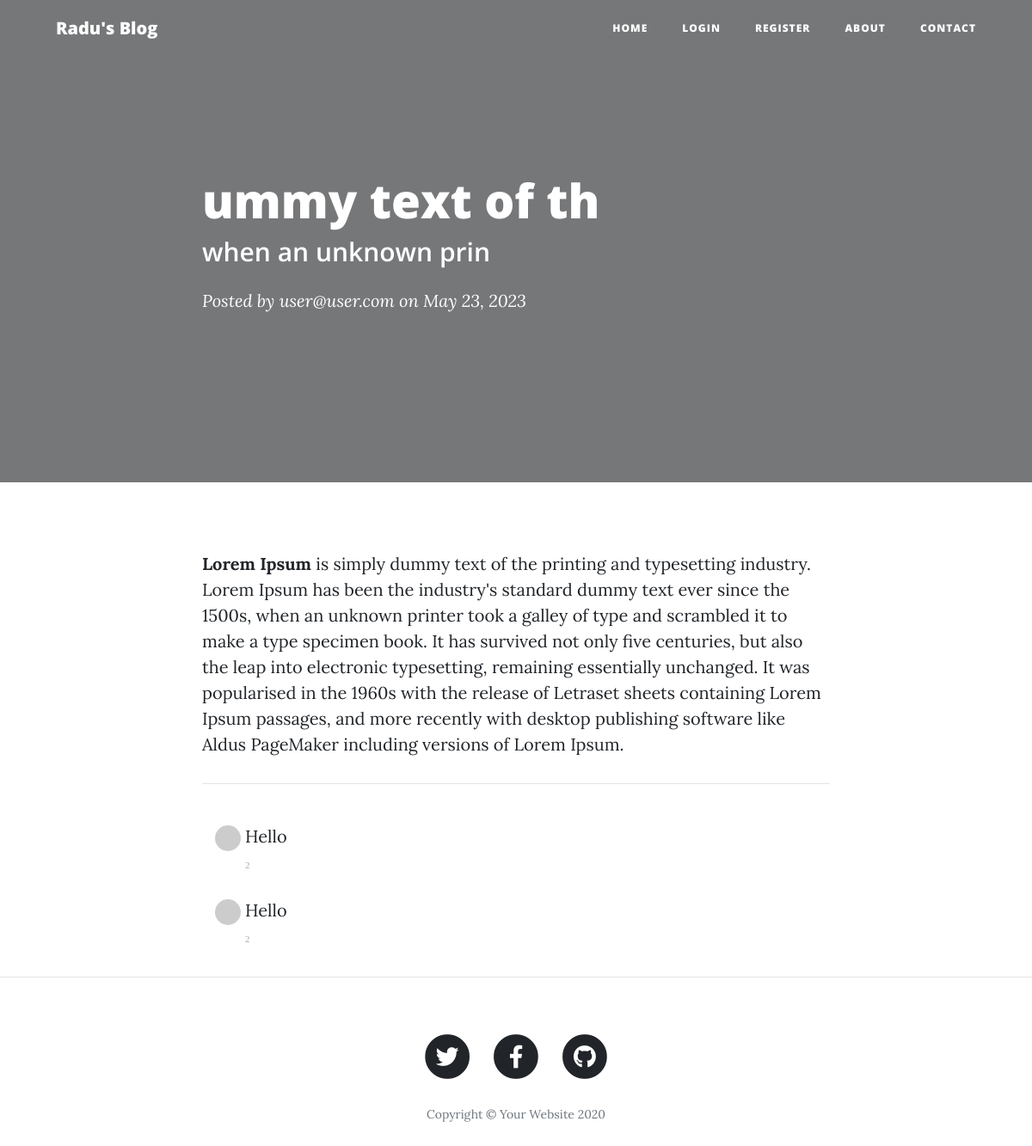
/post/1, run on the app's committed database.
### main.py (models this page shows)
class BlogPost(db.Model):
    __tablename__ = "blog_posts"
    id          = db.Column(db.Integer, primary_key=True)
    title       = db.Column(db.String(250), unique=True, nullable=False)
    subtitle    = db.Column(db.String(250), nullable=False)
    date        = db.Column(db.String(250), nullable=False)
    body        = db.Column(db.Text, nullable=False)
    img_url     = db.Column(db.String(250), nullable=False)
    author_id   = db.Column(db.Integer, db.ForeignKey("users.id"))
    author      = db.relationship("User", back_populates="posts")
    comments    = db.relationship("Comment", back_populates="parent_post")

class User(db.Model, UserMixin):
    __tablename__ = "users"
    id          = db.Column(db.Integer, primary_key=True)
    email       = db.Column(db.String(250), unique=True, nullable=False)
    password    = db.Column(db.String(250), nullable=False)
    posts       = db.relationship("BlogPost", back_populates="author")
    comments    = db.relationship("Comment", back_populates="comment_author")

class Comment(db.Model):
    __tablename__ = "comments"
    id              = db.Column(db.Integer, primary_key=True)
    text            = db.Column(db.Text, nullable=False)
    author_id       = db.Column(db.Integer, db.ForeignKey("users.id"))
    comment_author  = db.relationship("User", back_populates="comments")
    post_id         = db.Column(db.Integer, ForeignKey("blog_posts.id"))
    parent_post     = db.relationship("BlogPost", back_populates="comments")

### main.py (the view, shortened to what this page needs)
@app.route("/post/<int:post_id>", methods=["GET", "POST"])
def show_post(post_id):
    form = CommentForm()
    requested_post = BlogPost.query.get(post_id)
    comments = Comment.query.all()
    return render_template("post.html", post=requested_post, form=form, comments=comments)

### templates/post.html (shortened to what this page needs)
{% include "header.html" %}
{% import "bootstrap/wtf.html" as wtf %}
  <header class="masthead" style="background-image: url('{{post.img_url}}')">
    <div class="overlay"></div>
    <div class="container">
      <div class="row">
        <div class="col-lg-8 col-md-10 mx-auto">
          <div class="post-heading">
            <h1>{{post.title}}</h1>
            <h2 class="subheading">{{post.subtitle}}</h2>
            <span class="meta">Posted by
              <a href="#">{{post.author.email}}</a>
              on {{post.date}}</span>
          </div>
        </div>
      </div>
    </div>
  </header>
  <article>
    <div class="container">
      <div class="row">
        <div class="col-lg-8 col-md-10 mx-auto">
            {{ post.body|safe }}
          <hr>
          <div class="col-lg-12 col-md-10 mx-auto comment">
            {% for comment in comments %}
              <ul class="commentList">
                <li>
                    <div class="commenterImage">
                      <img src="https://picsum.photos/40/40"/>
                    </div>
                    <div class="commentText">
                      <p>{{ comment.text|safe}}</p>
                      <span class="date sub-text">{{ comment.author_id }}</span>
                    </div>
                </li>
              </ul>
            {% endfor %}
            </div>
          </div>
      </div>
    </div>
  </article>
  <hr>
{% include "footer.html" %}

### templates/header.html (shortened to what this page needs)
<!DOCTYPE html>
<html lang="en">
<head>
  <link href="{{ url_for('static', filename='vendor/bootstrap/css/bootstrap.min.css') }}" rel="stylesheet">
  <link href="{{ url_for('static', filename='vendor/fontawesome-free/css/all.min.css')}}" rel="stylesheet" type="text/css">
  <link href="{{ url_for('static', filename='css/clean-blog.min.css')}}" rel="stylesheet">
</head>
<body>
  <nav class="navbar navbar-expand-lg navbar-light fixed-top" id="mainNav">
    <div class="container">
      <a class="navbar-brand" href="{{url_for('get_all_posts')}}">Radu's Blog</a>
      <div class="collapse navbar-collapse" id="navbarResponsive">
        <ul class="navbar-nav ml-auto">
          <li class="nav-item">
            <a class="nav-link" href="{{ url_for('get_all_posts') }}">Home</a>
          </li>
        {% if not current_user.is_authenticated %}
          <li class="nav-item">
            <a class="nav-link" href="{{ url_for('login') }}">Login</a>
          </li>
          <li class="nav-item">
            <a class="nav-link" href="{{ url_for('register') }}">Register</a>
          </li>
        {% endif %}
          <li class="nav-item">
            <a class="nav-link" href="{{ url_for('about') }}">About</a>
          </li>
          <li class="nav-item">
            <a class="nav-link" href="{{ url_for('contact') }}">Contact</a>
          </li>
        </ul>
      </div>
    </div>
  </nav>

### templates/footer.html (shortened to what this page needs)
  <footer>
    <div class="container">
      <div class="row">
        <div class="col-lg-8 col-md-10 mx-auto">
          <ul class="list-inline text-center">
            <li class="list-inline-item">
              <a href="#">
                <span class="fa-stack fa-lg">
                  <i class="fas fa-circle fa-stack-2x"></i>
                  <i class="fab fa-twitter fa-stack-1x fa-inverse"></i>
                </span>
              </a>
            </li>
            <li class="list-inline-item">
              <a href="#">
                <span class="fa-stack fa-lg">
                  <i class="fas fa-circle fa-stack-2x"></i>
                  <i class="fab fa-facebook-f fa-stack-1x fa-inverse"></i>
                </span>
              </a>
            </li>
            <li class="list-inline-item">
              <a href="#">
                <span class="fa-stack fa-lg">
                  <i class="fas fa-circle fa-stack-2x"></i>
                  <i class="fab fa-github fa-stack-1x fa-inverse"></i>
                </span>
              </a>
            </li>
          </ul>
          <p class="copyright text-muted">Copyright &copy; Your Website 2020</p>
        </div>
      </div>
    </div>
  </footer>
</body>
</html>

### data on the page
BlogPost: title "ummy text of th", subtitle "when an unknown prin", date "May 23, 2023", body "Lorem Ipsum is simply dummy text of the printing and typesetting industry. Lorem Ipsum has been the industry's standard dummy text ever since the 1500s, when an unknown printer took a galley of type and scrambled it to make a type specimen book. It has survived not only five centuries, but also the leap into electronic typesetting, remaining essentially unchanged. It was popularised in the 1960s with the release of Letraset sheets containing Lorem Ipsum passages, and more recently with desktop publishing software like Aldus PageMaker including versions of Lorem Ipsum."
User: author.email "user@user.com"
Comment: text "Hello", author_id "2"
Comment: text "Hello", author_id "2"
